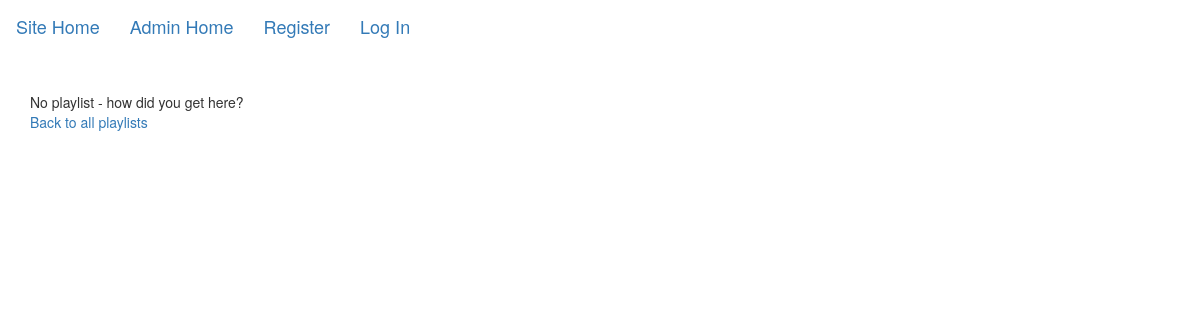
The app's page /admin/playlist/4, older data.
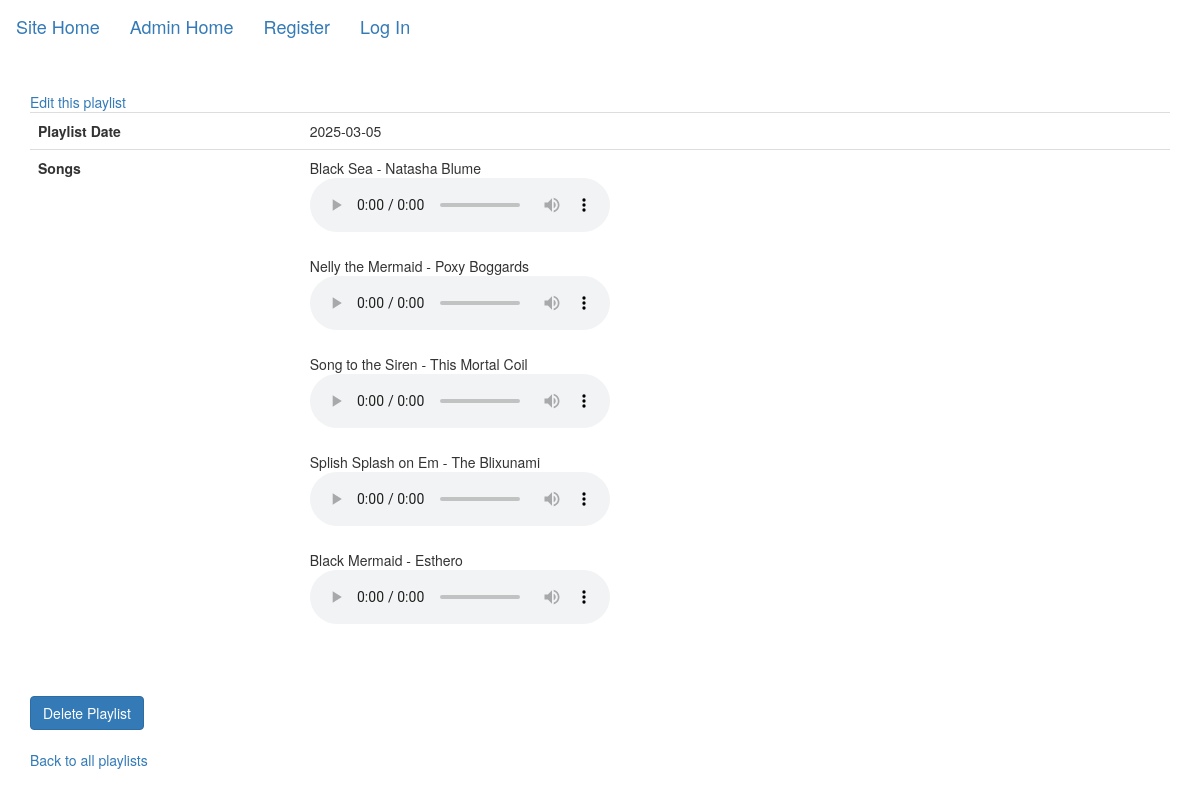
The same page, newer data.
### tables this page shows
CREATE TABLE playlist (
    id INTEGER PRIMARY KEY AUTOINCREMENT,
    play_date DATE NOT NULL UNIQUE,
    created_at DATE NOT NULL DEFAULT CURRENT_DATE
);

CREATE TABLE song (
    id INTEGER PRIMARY KEY AUTOINCREMENT,
    artist TEXT,
    title TEXT NOT NULL,
    filepath TEXT NOT NULL,
    duration TEXT,
    album_name TEXT,
    album_art TEXT,
    playlist_id INTEGER,
    created_at DATE NOT NULL DEFAULT CURRENT_DATE,
    FOREIGN KEY(playlist_id) REFERENCES playlist(id)
);

### fivesongs/admin.py (the view)
@bp.route('/admin/playlist/<int:id>', methods=('GET', 'POST'))
def playlist(id):
    db = get_db()
    playlist_query = f"SELECT id, play_date, created_at FROM playlist WHERE id = {id}"
    db_playlist = db.execute(playlist_query).fetchone()
    song_query = f"SELECT id, artist, title, filepath, album_art FROM song WHERE playlist_id = {id} ORDER BY id ASC"
    db_songs = db.execute(song_query).fetchall()
    return render_template('admin/playlist.html', songs=db_songs, playlist=db_playlist)

### fivesongs/auth.py (called while the page is built)
@bp.before_app_request
def load_logged_in_user():
    user_id = session.get('user_id')
    if user_id is None:
        g.user = None
    else:
        g.user = get_db().execute(
            'SELECT * FROM user WHERE id = ?', (user_id,)
        ).fetchone()

### fivesongs/db.py (called while the page is built)
def get_db():
    if 'db' not in g:
        g.db = sqlite3.connect(
            current_app.config['DATABASE'],
            detect_types=sqlite3.PARSE_DECLTYPES
        )
        g.db.row_factory = sqlite3.Row
    return g.db

### fivesongs/templates/admin/playlist.html
{% extends 'adminbase.html' %}
{% block content %}
  {% if playlist %}
    <a href="/admin/playlist/edit/{{ playlist.id }}">Edit this playlist</a><br />
    <table class="table">
      <tbody>
        <tr>
          <th scope="row">Playlist Date</th>
          <td>{{ playlist.play_date }}</td>
        </tr>
        <tr>
          <th scope="row">Songs</th>
          <td>
            {% if songs %}
              {% for song in songs %}
                {{ song.title }} - {{ song.artist }}<br />
                <audio controls>
                  <source src="/static/musicfiles/{{ song.filepath }}" type="audio/mp3">
                </audio><br /><br />
              {% endfor %}
            {% endif %}
          </td>
        </tr>
      </tbody>
    </table>
    <br />
    <form action="/admin/playlist/delete/{{ playlist.id }}" method="post" enctype="multipart/form-data">
      <button type="submit" class="btn btn-primary">Delete Playlist</button>
    </form>
    <br />
  {% else %}
    No playlist - how did you get here?
  {% endif %}
  <p><a href="/admin/playlists">Back to all playlists</a></p>
{% endblock %}

Row changes from the older to the newer data that the page shows:
added playlist: play_date "2025-03-05"
now on this page (row edited): song: title "Black Sea", artist "Natasha Blume"
now on this page (row edited): song: title "Nelly the Mermaid", artist "Poxy Boggards"
now on this page (row edited): song: title "Song to the Siren", artist "This Mortal Coil"
now on this page (row edited): song: title "Splish Splash on Em", artist "The Blixunami"
now on this page (row edited): song: title "Black Mermaid", artist "Esthero"
Text that changed along with them:
text no longer shown: "No playlist - how did you get here?"
text now shown: "Edit this playlist Playlist Date Songs Delete Playlist"
